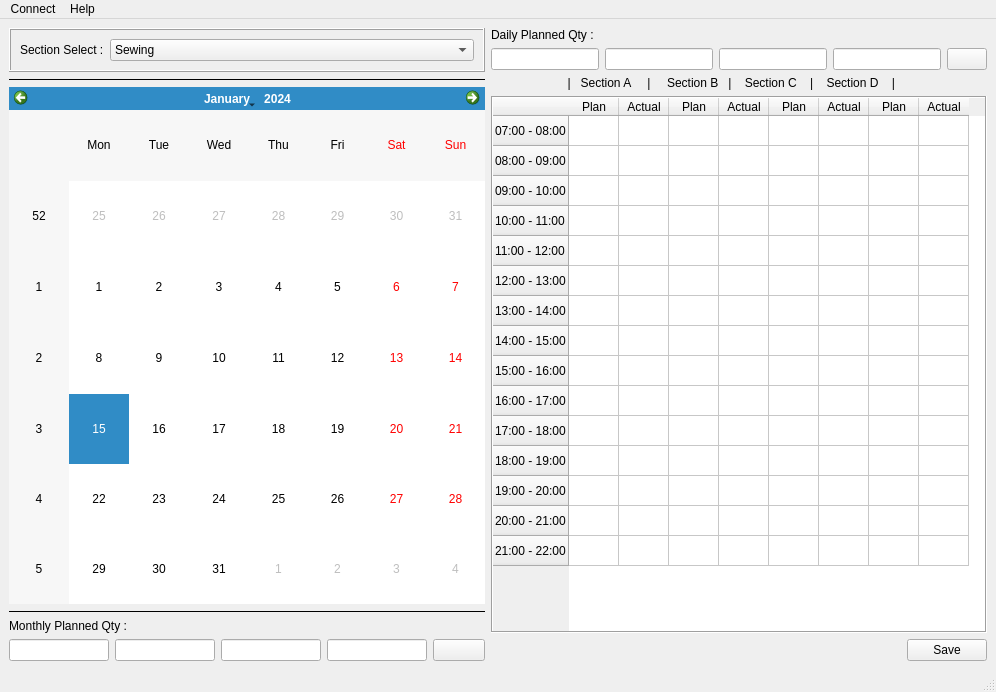
<?xml version="1.0" encoding="UTF-8"?>
<ui version="4.0">
 <class>MainWindow</class>
 <widget class="QMainWindow" name="MainWindow">
  <property name="geometry">
   <rect>
    <x>0</x>
    <y>0</y>
    <width>996</width>
    <height>692</height>
   </rect>
  </property>
  <property name="windowTitle">
   <string>MainWindow</string>
  </property>
  <widget class="QWidget" name="centralwidget">
   <layout class="QGridLayout" name="gridLayout_2">
    <item row="0" column="0">
     <layout class="QGridLayout" name="gridLayout_3">
      <item row="5" column="0">
       <widget class="QCalendarWidget" name="calendarWidget"/>
      </item>
      <item row="9" column="0">
       <layout class="QHBoxLayout" name="horizontalLayout"/>
      </item>
      <item row="6" column="0">
       <widget class="Line" name="line_2">
        <property name="frameShadow">
         <enum>QFrame::Plain</enum>
        </property>
        <property name="midLineWidth">
         <number>2</number>
        </property>
        <property name="orientation">
         <enum>Qt::Horizontal</enum>
        </property>
       </widget>
      </item>
      <item row="7" column="0">
       <widget class="QLabel" name="label_2">
        <property name="text">
         <string>Monthly Planned Qty :</string>
        </property>
       </widget>
      </item>
      <item row="2" column="0">
       <widget class="QFrame" name="horizontalFrame">
        <property name="frameShape">
         <enum>QFrame::Box</enum>
        </property>
        <property name="frameShadow">
         <enum>QFrame::Raised</enum>
        </property>
        <layout class="QHBoxLayout" name="horizontalLayout_5">
         <item>
          <widget class="QLabel" name="label">
           <property name="sizePolicy">
            <sizepolicy hsizetype="Fixed" vsizetype="Preferred">
             <horstretch>0</horstretch>
             <verstretch>0</verstretch>
            </sizepolicy>
           </property>
           <property name="text">
            <string>Section Select :</string>
           </property>
          </widget>
         </item>
         <item>
          <widget class="QComboBox" name="comboBox">
           <item>
            <property name="text">
             <string>Sewing</string>
            </property>
            <property name="icon">
             <iconset resource="rersource.qrc">
              <normaloff>:/Images/7a516f46d08dcaecf20c0184a3b6993a.jpg</normaloff>:/Images/7a516f46d08dcaecf20c0184a3b6993a.jpg</iconset>
            </property>
           </item>
          </widget>
         </item>
        </layout>
       </widget>
      </item>
      <item row="3" column="0">
       <widget class="Line" name="line">
        <property name="frameShadow">
         <enum>QFrame::Plain</enum>
        </property>
        <property name="lineWidth">
         <number>1</number>
        </property>
        <property name="midLineWidth">
         <number>2</number>
        </property>
        <property name="orientation">
         <enum>Qt::Horizontal</enum>
        </property>
       </widget>
      </item>
      <item row="8" column="0">
       <layout class="QHBoxLayout" name="horizontalLayout_6">
        <item>
         <widget class="QLineEdit" name="lineEdit_4">
          <property name="sizePolicy">
           <sizepolicy hsizetype="Fixed" vsizetype="Fixed">
            <horstretch>0</horstretch>
            <verstretch>0</verstretch>
           </sizepolicy>
          </property>
          <property name="maximumSize">
           <size>
            <width>100</width>
            <height>16777215</height>
           </size>
          </property>
         </widget>
        </item>
        <item>
         <widget class="QLineEdit" name="lineEdit_5">
          <property name="sizePolicy">
           <sizepolicy hsizetype="Fixed" vsizetype="Fixed">
            <horstretch>0</horstretch>
            <verstretch>0</verstretch>
           </sizepolicy>
          </property>
          <property name="maximumSize">
           <size>
            <width>100</width>
            <height>16777215</height>
           </size>
          </property>
         </widget>
        </item>
        <item>
         <widget class="QLineEdit" name="lineEdit_3">
          <property name="sizePolicy">
           <sizepolicy hsizetype="Fixed" vsizetype="Fixed">
            <horstretch>0</horstretch>
            <verstretch>0</verstretch>
           </sizepolicy>
          </property>
          <property name="maximumSize">
           <size>
            <width>100</width>
            <height>16777215</height>
           </size>
          </property>
         </widget>
        </item>
        <item>
         <widget class="QLineEdit" name="lineEdit">
          <property name="sizePolicy">
           <sizepolicy hsizetype="Fixed" vsizetype="Fixed">
            <horstretch>0</horstretch>
            <verstretch>0</verstretch>
           </sizepolicy>
          </property>
          <property name="maximumSize">
           <size>
            <width>100</width>
            <height>16777215</height>
           </size>
          </property>
         </widget>
        </item>
        <item>
         <widget class="QPushButton" name="pushButton">
          <property name="text">
           <string/>
          </property>
          <property name="icon">
           <iconset>
            <normaloff>Feedbin-Icon-home-edit.svg.png</normaloff>
            <activeon>edit-5-xxl.png</activeon>Feedbin-Icon-home-edit.svg.png</iconset>
          </property>
          <property name="iconSize">
           <size>
            <width>20</width>
            <height>20</height>
           </size>
          </property>
          <property name="checkable">
           <bool>true</bool>
          </property>
         </widget>
        </item>
       </layout>
      </item>
     </layout>
    </item>
    <item row="0" column="1">
     <layout class="QVBoxLayout" name="verticalLayout">
      <item>
       <widget class="QLabel" name="label_3">
        <property name="text">
         <string>Daily Planned Qty :</string>
        </property>
       </widget>
      </item>
      <item>
       <layout class="QHBoxLayout" name="horizontalLayout_7">
        <item>
         <widget class="QLineEdit" name="lineEdit_8"/>
        </item>
        <item>
         <widget class="QLineEdit" name="lineEdit_7"/>
        </item>
        <item>
         <widget class="QLineEdit" name="lineEdit_6"/>
        </item>
        <item>
         <widget class="QLineEdit" name="lineEdit_2"/>
        </item>
        <item>
         <widget class="QPushButton" name="pushButton_3">
          <property name="contextMenuPolicy">
           <enum>Qt::ActionsContextMenu</enum>
          </property>
          <property name="text">
           <string/>
          </property>
          <property name="icon">
           <iconset resource="rersource.qrc">
            <normaloff>:/Images/Feedbin-Icon-home-edit.svg.png</normaloff>
            <normalon>:/Images/Feedbin-Icon-home-edit.jpg</normalon>:/Images/Feedbin-Icon-home-edit.svg.png</iconset>
          </property>
         </widget>
        </item>
       </layout>
      </item>
      <item>
       <widget class="QLabel" name="label_4">
        <property name="text">
         <string>                       |   Section A     |     Section B   |    Section C    |    Section D    |</string>
        </property>
       </widget>
      </item>
      <item>
       <layout class="QHBoxLayout" name="horizontalLayout_4">
        <item>
         <widget class="QTableWidget" name="tableWidget">
          <property name="enabled">
           <bool>true</bool>
          </property>
          <property name="inputMethodHints">
           <set>Qt::ImhDigitsOnly</set>
          </property>
          <property name="frameShape">
           <enum>QFrame::Box</enum>
          </property>
          <property name="frameShadow">
           <enum>QFrame::Sunken</enum>
          </property>
          <property name="verticalScrollBarPolicy">
           <enum>Qt::ScrollBarAlwaysOff</enum>
          </property>
          <property name="horizontalScrollBarPolicy">
           <enum>Qt::ScrollBarAlwaysOff</enum>
          </property>
          <property name="autoScroll">
           <bool>true</bool>
          </property>
          <property name="iconSize">
           <size>
            <width>2</width>
            <height>2</height>
           </size>
          </property>
          <property name="textElideMode">
           <enum>Qt::ElideMiddle</enum>
          </property>
          <property name="verticalScrollMode">
           <enum>QAbstractItemView::ScrollPerItem</enum>
          </property>
          <property name="gridStyle">
           <enum>Qt::SolidLine</enum>
          </property>
          <property name="wordWrap">
           <bool>true</bool>
          </property>
          <property name="rowCount">
           <number>15</number>
          </property>
          <property name="columnCount">
           <number>8</number>
          </property>
          <attribute name="horizontalHeaderVisible">
           <bool>true</bool>
          </attribute>
          <attribute name="horizontalHeaderCascadingSectionResizes">
           <bool>false</bool>
          </attribute>
          <attribute name="horizontalHeaderDefaultSectionSize">
           <number>50</number>
          </attribute>
          <attribute name="horizontalHeaderMinimumSectionSize">
           <number>36</number>
          </attribute>
          <attribute name="horizontalHeaderShowSortIndicator" stdset="0">
           <bool>false</bool>
          </attribute>
          <attribute name="verticalHeaderVisible">
           <bool>true</bool>
          </attribute>
          <attribute name="verticalHeaderDefaultSectionSize">
           <number>30</number>
          </attribute>
          <attribute name="verticalHeaderMinimumSectionSize">
           <number>23</number>
          </attribute>
          <attribute name="verticalHeaderStretchLastSection">
           <bool>false</bool>
          </attribute>
          <row>
           <property name="text">
            <string>07:00 - 08:00</string>
           </property>
          </row>
          <row>
           <property name="text">
            <string>08:00 - 09:00</string>
           </property>
          </row>
          <row>
           <property name="text">
            <string>09:00 - 10:00</string>
           </property>
          </row>
          <row>
           <property name="text">
            <string>10:00 - 11:00</string>
           </property>
          </row>
          <row>
           <property name="text">
            <string>11:00 - 12:00</string>
           </property>
          </row>
          <row>
           <property name="text">
            <string>12:00 - 13:00</string>
           </property>
          </row>
          <row>
           <property name="text">
            <string>13:00 - 14:00</string>
           </property>
          </row>
          <row>
           <property name="text">
            <string>14:00 - 15:00</string>
           </property>
          </row>
          <row>
           <property name="text">
            <string>15:00 - 16:00</string>
           </property>
          </row>
          <row>
           <property name="text">
            <string>16:00 - 17:00</string>
           </property>
          </row>
          <row>
           <property name="text">
            <string>17:00 - 18:00</string>
           </property>
          </row>
          <row>
           <property name="text">
            <string>18:00 - 19:00</string>
           </property>
          </row>
          <row>
           <property name="text">
            <string>19:00 - 20:00</string>
           </property>
          </row>
          <row>
           <property name="text">
            <string>20:00 - 21:00</string>
           </property>
          </row>
          <row>
           <property name="text">
            <string>21:00 - 22:00</string>
           </property>
          </row>
          <column>
           <property name="text">
            <string>Plan</string>
           </property>
          </column>
          <column>
           <property name="text">
            <string>Actual</string>
           </property>
          </column>
          <column>
           <property name="text">
            <string>Plan</string>
           </property>
          </column>
          <column>
           <property name="text">
            <string>Actual</string>
           </property>
          </column>
          <column>
           <property name="text">
            <string>Plan</string>
           </property>
          </column>
          <column>
           <property name="text">
            <string>Actual</string>
           </property>
          </column>
          <column>
           <property name="text">
            <string>Plan</string>
           </property>
          </column>
          <column>
           <property name="text">
            <string>Actual</string>
           </property>
          </column>
         </widget>
        </item>
       </layout>
      </item>
      <item>
       <layout class="QHBoxLayout" name="horizontalLayout_2">
        <item>
         <spacer name="horizontalSpacer_4">
          <property name="orientation">
           <enum>Qt::Horizontal</enum>
          </property>
          <property name="sizeHint" stdset="0">
           <size>
            <width>40</width>
            <height>20</height>
           </size>
          </property>
         </spacer>
        </item>
        <item>
         <widget class="QPushButton" name="pushButton_2">
          <property name="text">
           <string>Save</string>
          </property>
          <property name="icon">
           <iconset>
            <normalon>3d6cfa22471.png</normalon>
           </iconset>
          </property>
          <property name="iconSize">
           <size>
            <width>20</width>
            <height>20</height>
           </size>
          </property>
         </widget>
        </item>
       </layout>
      </item>
     </layout>
    </item>
   </layout>
  </widget>
  <widget class="QMenuBar" name="menubar">
   <property name="geometry">
    <rect>
     <x>0</x>
     <y>0</y>
     <width>996</width>
     <height>28</height>
    </rect>
   </property>
   <widget class="QMenu" name="menuConnect">
    <property name="title">
     <string>Connect</string>
    </property>
    <addaction name="actionServer_Login"/>
    <addaction name="actionQuit"/>
   </widget>
   <widget class="QMenu" name="menuHelp">
    <property name="title">
     <string>Help</string>
    </property>
    <addaction name="actionAbout"/>
   </widget>
   <addaction name="menuConnect"/>
   <addaction name="menuHelp"/>
  </widget>
  <widget class="QStatusBar" name="statusbar"/>
  <action name="actionServer_Login">
   <property name="text">
    <string>Server Login</string>
   </property>
  </action>
  <action name="actionQuit">
   <property name="text">
    <string>Quit</string>
   </property>
  </action>
  <action name="actionAbout">
   <property name="text">
    <string>About</string>
   </property>
  </action>
 </widget>
 <resources>
  <include location="rersource.qrc"/>
 </resources>
 <connections/>
</ui>
